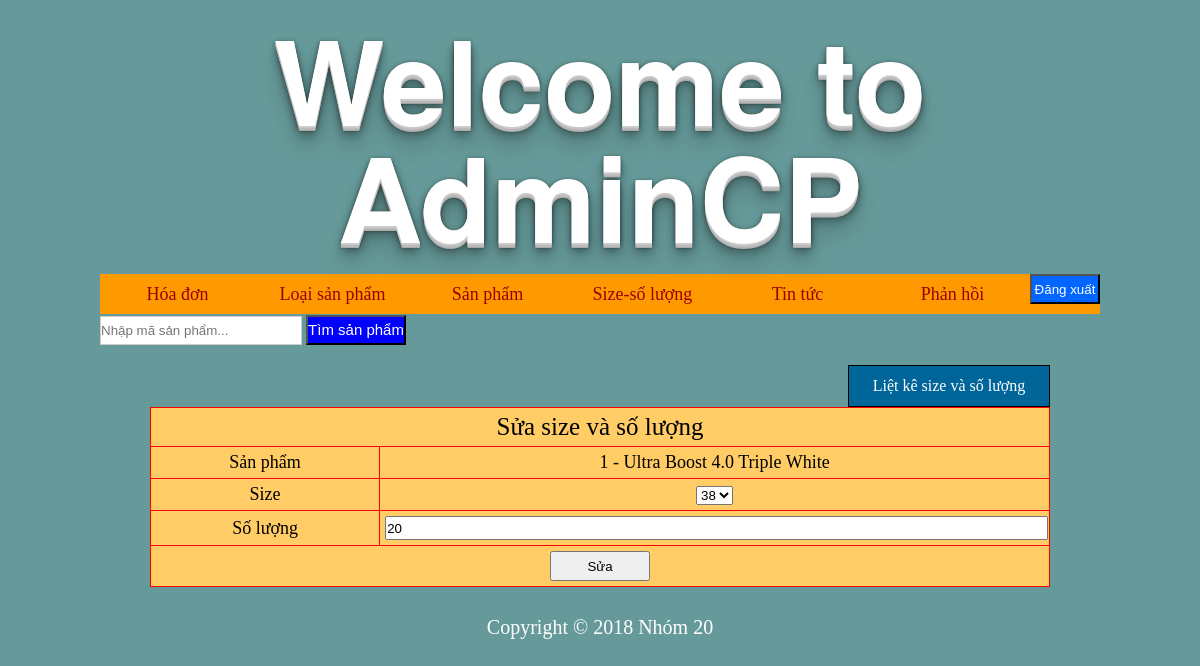
Page /admincp/index.php?quanly=size_soluong&ac=sua&id=1&size=38 (signed in) on the committed database.
### tables this page shows
CREATE TABLE `size_soluong` (
  `idsp` int(11) NOT NULL,
  `size` int(2) NOT NULL COMMENT '36,37,38,39,40,41,42,43,44,45',
  `soluong` int(5) NOT NULL
);

CREATE TABLE `sanpham` (
  `idsp` int(11) NOT NULL,
  `tensp` varchar(255) NOT NULL,
  `masp` varchar(255) NOT NULL,
  `hinhanh` varchar(255) NOT NULL,
  `idthuonghieu` tinyint(1) NOT NULL COMMENT '0:Adidas - 1:Nike',
  `dongia` int(11) NOT NULL COMMENT 'VND',
  `idloaisp` int(5) NOT NULL,
  `noidung` varchar(10000) NOT NULL
);

### admincp/modules/quanlysize_soluong/sua.php (the view, shortened to what this page needs)
<?php
	$sql = "select * from sanpham inner join size_soluong on sanpham.idsp=size_soluong.idsp where size_soluong.idsp='$_GET[id]' and size_soluong.size='$_GET[size]'";
	$row=mysqli_query($conn,$sql);
	$dong=mysqli_fetch_array($row);
?>
<div class="button_them">
  <a href="index.php?quanly=size_soluong&ac=lietke">Liệt kê size và số lượng</a>
</div>
<form action="modules/quanlysize_soluong/xuly.php?id=<?php echo $dong['idsp'] ?>&size=<?php echo $dong['size'] ?>" method="post" enctype="multipart/form-data">
  <table border="1">
    <tr>
      <td colspan="2" style="text-align:center;font-size:25px;">Sửa size và số lượng</td>
    </tr>
    <tr>
      <td>Sản phẩm</td>
      <td><?php echo $dong['idsp'].' - '. $dong['tensp'] ?></td>
    </tr>
    <tr>
      <td>Size</td>
      <td><select name="size">
        <option selected="selected" value="<?php echo $dong['size'] ?>"><?php echo $dong['size'] ?></option>
      </select></td>
    </tr>
    <tr>
      <td>Số lượng</td>
      <td><input type="text" name="soluong" value="<?php echo $dong['soluong'] ?>" required="required"></td>
    </tr>
    <tr>
      <td colspan="2"><div align="center">
        <input class="submit" type="submit" name="sua" value="Sửa">
      </div></td>
    </tr>
  </table>
</form>

### admincp/style/admincp.css (style rules this page uses)
body { background:#669999; }
* { padding:0; margin:0; }
table { border-collapse:collapse; width:100%; background-color:#FC6; border:1px solid #F00; }
table tr td { color:#000; font-size:18px; text-align: center; padding:5px; }
input { width:100%; height:20px; }
.submit { width: 100px; height: 30px; align-content: center; }
.button_them { width:200px; height:40px; border:1px solid #000; text-align:center; background:#069; line-height:40px; color:#fff; float:right; }
.button_them a { color:#fff; display:block; text-decoration:none; }

### rows in the picture
size_soluong: idsp "1", idsp.tensp "Ultra Boost 4.0 Triple White", size "38", soluong "20"
